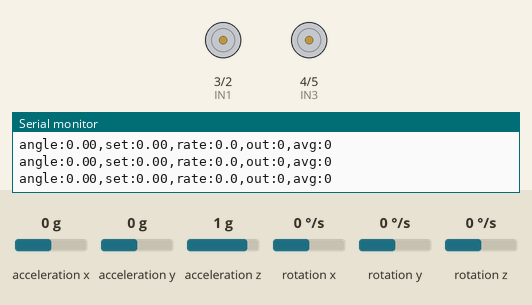
Simulated run of this sketch. Board: Arduino Uno, built with avr-gcc and run on an emulated ATmega328P. Shown: motor-driver pin pairs drawn as motors (green arrow = first pin HIGH = forward, orange = second pin HIGH = backward, longer = more drive, scaled by the enable pin), the last lines printed to the serial monitor. Wiring (inferred from the names in the program): MPU-6050 motion sensor at I2C address 0x68. The test bench sets the inputs (shaded band); at power-on: acceleration x 0 g, rotation y 0 °/s, acceleration z 1 g, acceleration y 0 g, rotation x 0 °/s, rotation z 0 °/s.

Above: at 3.6 s.
3.7 s: acceleration x set to -1.4 g
At 3.89 s:
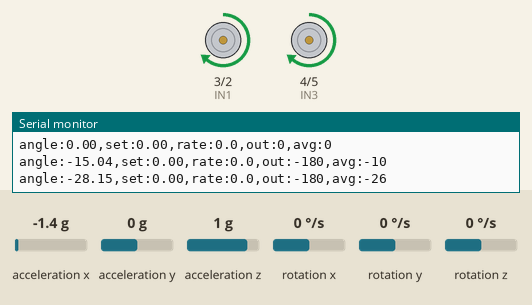
5.5 s: rotation y set to 56 °/s
7.7 s: rotation y set to 67 °/s
At 8.2 s:
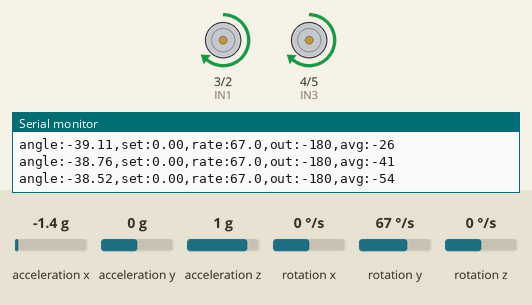
9.2 s: acceleration x set to 0 g
At 10.5 s:
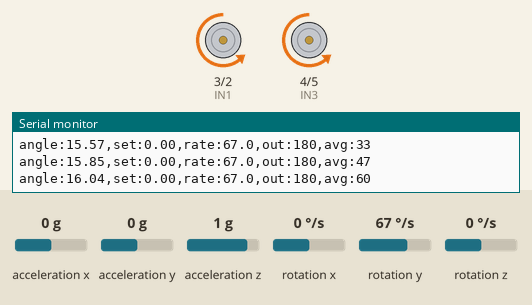
11.0 s: acceleration z set to -1.4 g
At 11.4 s:
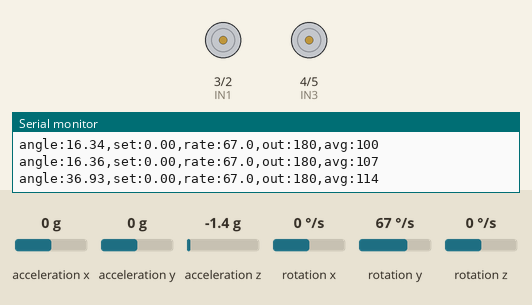
Timing chart, 0 to 13.5 s (numbered marks = the images above; inputs shaded):
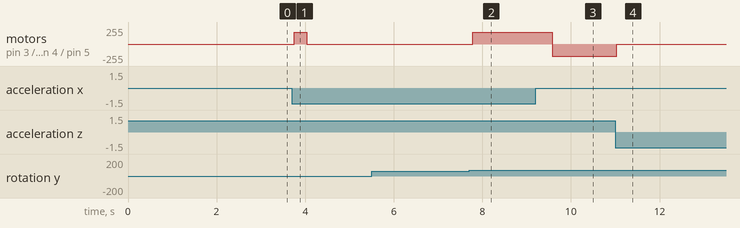

The sketch:

self_balancing_code.V1.ino
```cpp
/*
 * Self-Balancing Robot — Arduino Uno + MPU6050 + L298N
 *
 * Fixes "keeps drifting / falling toward one side":
 *  1. Gyro bias calibration at startup (a biased gyro makes the angle creep).
 *  2. Balance-point calibration at startup (hold the robot at its balance point).
 *  3. ADAPTIVE BALANCE POINT: the code watches the average motor command.
 *     If the motors keep pushing the same direction, the robot is leaning
 *     toward that side, so the target angle is slowly shifted the opposite way
 *     until the average push goes back to ~0.
 *  4. Integral anti-windup and reset, so the integral doesn't build up and
 *     overshoot to one side.
 *  5. Motor deadband compensation and left/right trim, so a weaker motor
 *     doesn't pull the robot to one side.
 *
 * No libraries needed except Wire.
 */

#include <Wire.h>

// ---------------- PINS (L298N) — change to match your wiring ----------------
int IN1 = 3;
int IN2 = 2;
int IN3 = 4;
int IN4 = 5;

int ENA = 9;
int ENB = 10;

// ---------------- MPU6050 ----------------
const int MPU_ADDR = 0x68;

// Axis setup: depends on how the IMU is mounted.
// Default: board mounted upright, X axis points forward, Z axis points up.
// Turn on DEBUG, tilt the robot forward by hand: "angle" should go POSITIVE
// and "rate" should be positive while you tilt forward. If not, flip the signs.
const float ANGLE_SIGN = 1.0;   // set to -1.0 if angle goes the wrong way
const float GYRO_SIGN  = 1.0;   // set to -1.0 if rate has the opposite sign to angle

// ---------------- PID gains (start here, then tune) ----------------
// Lower starting values: Kp 30 + full 11.1 V was making it shake violently.
// Tune Kp and Kd first with Ki = 0 and TRIM_RATE = 0, then add those back.
float Kp = 18.0;    // PWM per degree
float Ki = 0.0;     // PWM per (degree * second)  -> try 1.0 once Kp/Kd are good
float Kd = 1.5;     // PWM per (degree / second)

// ---------------- Drift / overcompensation correction ----------------
const float TRIM_RATE      = 0.0;    // turn on (0.0015) AFTER Kp/Kd are tuned; 0.005 was too fast
const float TRIM_LIMIT     = 4.0;    // max shift from the calibrated balance point (deg)
const float AVG_TAU        = 1.0;    // averaging time for motor output (s)
const float TRIM_WINDOW    = 6.0;    // only adapt when within this many degrees of upright
const float INTEGRAL_LIMIT = 80.0;   // max PWM contribution from the I term

// ---------------- Motors ----------------
const int   MOTOR_DEADBAND = 35;   // min PWM that actually makes the wheels turn (measure yours)
const int   MAX_PWM    = 180;      // cap: full 255 on an 11.1 V LiPo is very violent
const float DB_RAMP    = 8.0;      // fade the deadband in over the first few PWM (stops buzzing)
const float LEFT_TRIM  = 1.00;     // if the robot turns while balancing, lower the stronger side
const float RIGHT_TRIM = 1.00;     // e.g. LEFT_TRIM = 0.93
const float FALL_ANGLE = 40.0;     // stop the motors past this tilt

// ---------------- Timing ----------------
const unsigned long LOOP_US = 5000; // 200 Hz
const float DT = LOOP_US / 1e6;
const float ALPHA = 0.98;           // complementary filter: trust in gyro

#define DEBUG 1   // prints at 10 Hz for Serial Plotter; set to 0 once tuned

// ---------------- State ----------------
float gyroBias = 0;
float angle = 0;
float baseSetpoint = 0;   // calibrated balance point
float setpoint = 0;       // adaptive balance point
float integral = 0;
float avgOutput = 0;      // low-passed motor command = "which way is it drifting"
unsigned long lastLoop = 0;

// ---------------------------------------------------------------------------
void mpuWrite(byte reg, byte val) {
  Wire.beginTransmission(MPU_ADDR);
  Wire.write(reg);
  Wire.write(val);
  Wire.endTransmission();
}

// Reads accel angle (deg) and gyro rate (deg/s, raw, before bias removal)
void readIMU(float &accAngle, float &gyroRate) {
  Wire.beginTransmission(MPU_ADDR);
  Wire.write(0x3B);
  Wire.endTransmission(false);
  Wire.requestFrom(MPU_ADDR, 14, true);

  int16_t ax = (Wire.read() << 8) | Wire.read();
  int16_t ay = (Wire.read() << 8) | Wire.read();
  int16_t az = (Wire.read() << 8) | Wire.read();
  Wire.read(); Wire.read();                       // temperature (unused)
  int16_t gx = (Wire.read() << 8) | Wire.read();
  int16_t gy = (Wire.read() << 8) | Wire.read();
  int16_t gz = (Wire.read() << 8) | Wire.read();
  (void)ay; (void)gx; (void)gz;

  accAngle = ANGLE_SIGN * atan2((float)ax, (float)az) * 180.0 / PI;
  gyroRate = GYRO_SIGN * ANGLE_SIGN * gy / 131.0;  // ±250 deg/s range
}

void setMotor(int en, int inA, int inB, float cmd) {
  // Old version jumped straight from 0 to ±35 for tiny commands, so near
  // upright the motors slammed back and forth (= violent shaking).
  // Now the deadband boost fades in over the first DB_RAMP units.
  float mag = fabs(cmd);
  int pwm = 0;
  if (mag > 0.5) {
    float boost = MOTOR_DEADBAND * min(mag / DB_RAMP, 1.0f);
    pwm = (int)(boost + mag * (MAX_PWM - MOTOR_DEADBAND) / (float)MAX_PWM);
    pwm = constrain(pwm, 0, MAX_PWM);
    if (cmd < 0) pwm = -pwm;
  }

  digitalWrite(inA, pwm > 0);
  digitalWrite(inB, pwm < 0);
  analogWrite(en, abs(pwm));
}

void driveMotors(float cmd) {
  setMotor(ENA, IN2, IN1, cmd * LEFT_TRIM);
  setMotor(ENB, IN4, IN3, cmd * RIGHT_TRIM);
}

void stopMotors() {
  analogWrite(ENA, 0);
  analogWrite(ENB, 0);
}

// ---------------------------------------------------------------------------
void setup() {
  Serial.begin(115200);
  pinMode(ENA, OUTPUT); pinMode(IN1, OUTPUT); pinMode(IN2, OUTPUT);
  pinMode(ENB, OUTPUT); pinMode(IN3, OUTPUT); pinMode(IN4, OUTPUT);
  stopMotors();

  Wire.begin();
  Wire.setClock(400000);
  mpuWrite(0x6B, 0x00);   // wake up
  mpuWrite(0x1A, 0x03);   // digital low-pass filter ~44 Hz
  mpuWrite(0x1B, 0x00);   // gyro ±250 deg/s
  mpuWrite(0x1C, 0x00);   // accel ±2 g
  delay(100);

  // HOLD THE ROBOT STILL AT ITS BALANCE POINT during these ~2 seconds.
  Serial.println(F("Calibrating: hold robot upright at its balance point..."));
  const int N = 500;
  float gyroSum = 0, accSum = 0;
  for (int i = 0; i < N; i++) {
    float a, g;
    readIMU(a, g);
    gyroSum += g;
    accSum  += a;
    delay(4);
  }
  gyroBias     = gyroSum / N;
  baseSetpoint = accSum / N;
  setpoint     = baseSetpoint;
  angle        = baseSetpoint;

  Serial.print(F("Gyro bias: "));     Serial.println(gyroBias, 3);
  Serial.print(F("Balance point: ")); Serial.println(baseSetpoint, 2);
  lastLoop = micros();
}

// ---------------------------------------------------------------------------
void loop() {
  if (micros() - lastLoop < LOOP_US) return;
  lastLoop += LOOP_US;

  // --- Angle estimate ---
  float accAngle, gyroRaw;
  readIMU(accAngle, gyroRaw);
  float rate = gyroRaw - gyroBias;
  angle = ALPHA * (angle + rate * DT) + (1.0 - ALPHA) * accAngle;

  float error = angle - setpoint;   // positive = leaning forward

  // --- Fallen over: stop and reset everything that accumulates ---
  if (fabs(error) > FALL_ANGLE) {
    stopMotors();
    integral = 0;
    avgOutput = 0;
    return;
  }

  // --- PID ---
  integral += Ki * error * DT;
  integral = constrain(integral, -INTEGRAL_LIMIT, INTEGRAL_LIMIT);  // anti-windup

  // Derivative uses the gyro directly (cleaner than differentiating the angle)
  float output = Kp * error + integral + Kd * rate;
  output = constrain(output, -MAX_PWM, MAX_PWM);

  // If the output is saturated, stop the integral from growing further
  // in that direction (prevents overshoot to the other side).
  if ((output >= MAX_PWM && error > 0) || (output <= -MAX_PWM && error < 0)) {
    integral -= Ki * error * DT;
  }

  driveMotors(output);

  // --- Drift detection & correction ---
  // avgOutput tells us which way the motors have been pushing on average.
  // Consistently positive = constantly driving forward = the robot is leaning
  // forward of its true balance point. So move the setpoint back (and vice versa).
  avgOutput += (output - avgOutput) * (DT / AVG_TAU);

  if (fabs(error) < TRIM_WINDOW) {
    setpoint -= TRIM_RATE * avgOutput * DT;
    setpoint = constrain(setpoint, baseSetpoint - TRIM_LIMIT, baseSetpoint + TRIM_LIMIT);
  }

#if DEBUG
  static int printCount = 0;
  if (++printCount >= 20) {   // ~10 Hz
    printCount = 0;
    Serial.print(F("angle:"));   Serial.print(angle, 2);
    Serial.print(F(",set:"));    Serial.print(setpoint, 2);
    Serial.print(F(",rate:"));   Serial.print(rate, 1);
    Serial.print(F(",out:"));    Serial.print(output, 0);
    Serial.print(F(",avg:"));    Serial.println(avgOutput, 0);
  }
#endif
}
```

Measured:
- after the input at 3.7 s, motor on pin 3 (IN1) / pin 2 (IN2), motor on pin 4 (IN3) / pin 5 (IN4): stopped → forward 180/255 after 0.06 s, → stopped 0.27 s later
- after the input at 5.5 s, every drawn part: stays the same
- after the input at 7.7 s, motor on pin 3 (IN1) / pin 2 (IN2), motor on pin 4 (IN3) / pin 5 (IN4): stopped → forward 180/255 after 0.08 s
- after the input at 9.2 s, motor on pin 3 (IN1) / pin 2 (IN2), motor on pin 4 (IN3) / pin 5 (IN4): forward 180/255 → backward 180/255 after 0.38 s
- after the input at 11.0 s, motor on pin 3 (IN1) / pin 2 (IN2), motor on pin 4 (IN3) / pin 5 (IN4): backward 180/255 → stopped at once
